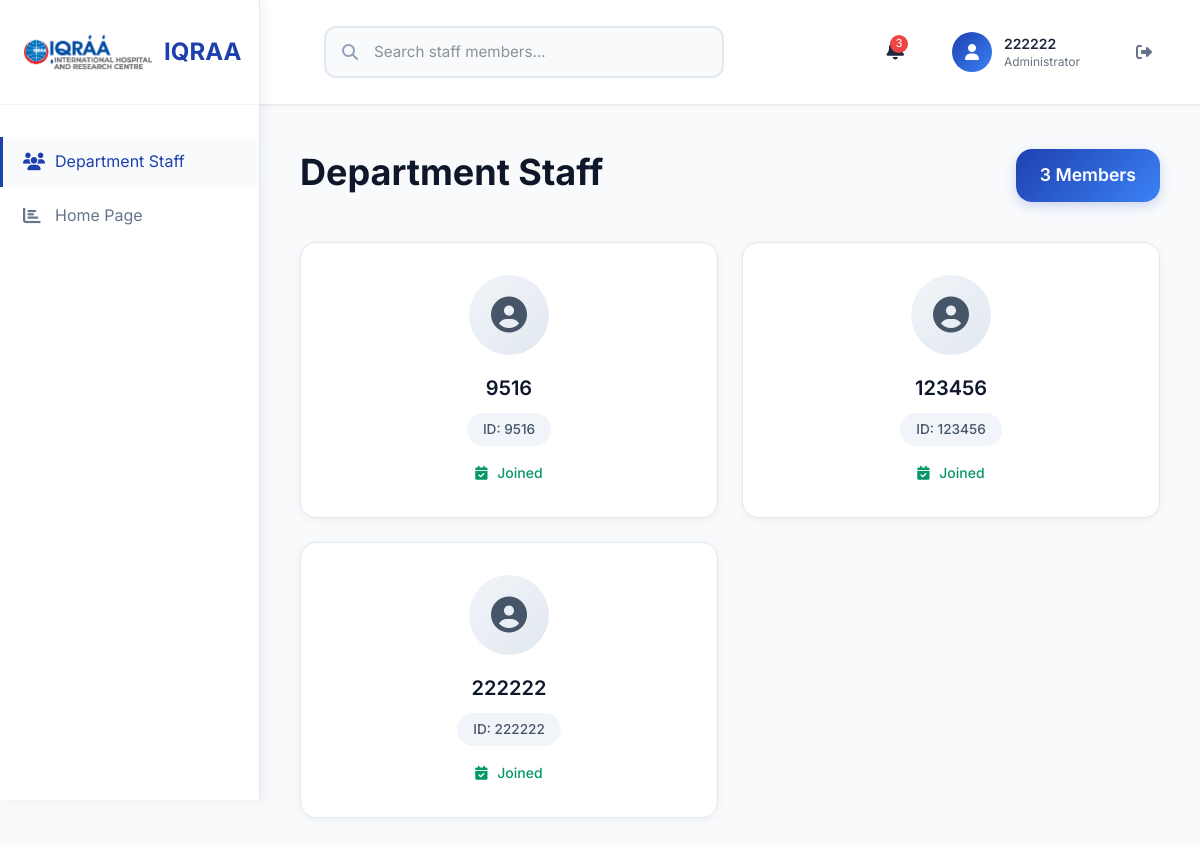
Page /nursing/stafflist-incharge (signed in) on the committed database.
### users/models.py (models this page shows, shortened)
class BaseModel(models.Model):
    created = models.DateTimeField(auto_now_add=True)
    updated = models.DateTimeField(auto_now=True)
    soft_delete = models.BooleanField(default=False)
    class Meta:
        abstract = True

class Employee(AbstractBaseUser, PermissionsMixin, BaseModel):
    username = models.CharField(max_length=100,blank=True,null=True)
    iqraa_id = models.CharField(unique=True, null=False, blank=False)
    password = models.CharField(max_length=128)
    is_incharge = models.BooleanField(default=False,
                                      help_text="Incharge Designation")
    is_staff = models.BooleanField(
        default=False,
        help_text="Designates whether the user can log into this admin site."
    )
    is_superuser = models.BooleanField(
        default=False,
        help_text="Designates that this user has all permissions without explicitly assigning them."
    )
    is_active = models.BooleanField(
        default=True,
        help_text="Designates whether this user should be treated as active."
    )
    department = models.ForeignKey(Department, on_delete=models.SET_NULL, null=True, blank=True,related_name='employees')
    location = models.ForeignKey(Location,on_delete=models.SET_NULL,blank=True,null=True)
    is_superint = models.BooleanField(default=False,help_text="nursing_superient")
    is_staff_nurse = models.BooleanField(default=False,help_text="for normal nursing staff")
    USERNAME_FIELD = 'iqraa_id'
    REQUIRED_FIELDS = []
    objects = EmployeeManager()

### nursing_department/views.py (the view)
# urls.py: path('stafflist-incharge',InchargeStaffViewPanel.as_view(),name='InchargeStaffViewList')
class InchargeStaffViewPanel(LoginRequiredMixin,ListView):
    model = Employee
    template_name = "nursing_admin/stafflistInsideInchargePage.html"
    context_object_name = "staff_list"
    def get_queryset(self):
        user=self.request.user
        staff_list_orm = Employee.objects.filter(location=user.location)
        return staff_list_orm

### nursing_department/templates/nursing_admin/stafflistInsideInchargePage.html (shortened to what this page needs)
{% load static %}
<!DOCTYPE html>
<html lang="en">
  <head>
    <link
      href="https://cdnjs.cloudflare.com/ajax/libs/font-awesome/6.4.0/css/all.min.css"
      rel="stylesheet"
    />
    <link rel="stylesheet" href="{% static 'css/dist/styles.css' %}" />
  </head>
  <body>
    <aside>
      <div class="logo-section">
        <div class="flex items-center">
          <img src="{% static 'images/iqraa-logo.png' %}" alt="Iqraa Logo" />
          <span class="logo-text">IQRAA</span>
        </div>
      </div>
      <nav>
        <a href="#" class="nav-item active">
          <i class="fas fa-users"></i>
          <span>Department Staff</span>
        </a>
        <a
          href="{% url 'nursing_department:InchargeDashboard' %}"
          class="nav-item"
        >
          <i class="fas fa-chart-bar"></i>
          <span>Home Page</span>
        </a>
      </nav>
    </aside>
    <div class="main-wrapper">
      <header class="header">
        <div class="search-box">
          <i class="fas fa-search search-icon"></i>
          <input
            type="text"
            id="staffSearch"
            class="search-input"
            placeholder="Search staff members..."
          />
        </div>
        <div class="header-right">
          <div class="notification">
            <span class="notification-badge">3</span>
          </div>
          <div class="user-profile">
            <div class="user-avatar">
              <i class="fas fa-user"></i>
            </div>
            <div>
              <div class="font-semibold text-sm">
                {{ request.user.full_name|default:request.user.iqraa_id }}
              </div>
              <div class="text-xs text-gray-500">Administrator</div>
            </div>
          </div>
          <a href="{% url 'users:logout' %}" class="logout-link" title="Logout">
            <i class="fas fa-sign-out-alt"></i>
          </a>
        </div>
      </header>
      <main class="content">
        <div class="page-header">
          <h1 class="page-title">Department Staff</h1>
          <div class="staff-count">
            {% if staff_list %}{{ staff_list|length }}{% else %}0{% endif %}
            Members
          </div>
        </div>
        {% if staff_list %}
        <div class="staff-grid">
          {% for staff in staff_list %}
          <div
            class="staff-card"
            data-name="{{ staff.username|default_if_none:''|default:staff.iqraa_id }}"
          >
            <div class="staff-avatar">
              <i class="fas fa-user-circle"></i>
            </div>
            <h3 class="staff-name">
              {{ staff.username|default_if_none:""|default:staff.iqraa_id }}
            </h3>
            <div class="staff-id">ID: {{ staff.iqraa_id }}</div>
            <div class="staff-joined">
              <i class="fas fa-calendar-check"></i>
              Joined {{ staff.date_of_join|date:"M d, Y" }}
            </div>
          </div>
          {% endfor %}
        </div>
        {% endif %}
      </main>
    </div>
  </body>
</html>

### nursing_department/templates/nursing_admin/stafflistInsideInchargePage.html (style rules this page uses)
* { margin: 0; padding: 0; box-sizing: border-box; }
body { font-family: "Inter", -apple-system, BlinkMacSystemFont, sans-serif; background-color: #f8fafc; color: #1e293b; line-height: 1.6; }
aside { width: 260px; background: #ffffff; border-right: 1px solid #e2e8f0; box-shadow: 4px 0 12px rgba(0, 0, 0, 0.05); height: 100vh; position: fixed; left: 0; top: 0; overflow-y: auto; }
.logo-section { padding: 2rem 1.5rem; border-bottom: 1px solid #f1f5f9; margin-bottom: 2rem; }
.logo-section img { height: 40px; width: auto; }
.logo-text { font-size: 1.5rem; font-weight: 700; color: #1e40af; margin-left: 12px; }
.nav-item { display: flex; align-items: center; padding: 12px 20px; color: #64748b; text-decoration: none; border-left: 3px solid transparent; transition: all 0.2s ease; margin: 4px 0; border-radius: 0 12px 12px 0; }
.nav-item:hover, .nav-item.active { background: #f8fafc; color: #1e40af; border-left-color: #1e40af; }
.nav-item i { width: 20px; margin-right: 12px; font-size: 1.1rem; }
.main-wrapper { margin-left: 260px; min-height: 100vh; }
.header { background: #ffffff; padding: 1.5rem 2rem; box-shadow: 0 1px 3px rgba(0, 0, 0, 0.1); display: flex; justify-content: space-between; align-items: center; }
.search-box { flex: 1; max-width: 400px; position: relative; margin: 0 2rem; }
.search-input { width: 100%; padding: 12px 20px 12px 48px; border: 2px solid #e2e8f0; border-radius: 12px; font-size: 0.95rem; transition: all 0.2s ease; background: #f8fafc; }
.search-icon { position: absolute; left: 18px; top: 50%; transform: translateY(-50%); color: #94a3b8; }
.header-right { display: flex; align-items: center; gap: 1.5rem; }
.notification { position: relative; cursor: pointer; padding: 8px; border-radius: 8px; transition: background 0.2s; }
.notification-badge { position: absolute; top: 4px; right: 4px; background: #ef4444; color: white; border-radius: 50%; width: 18px; height: 18px; font-size: 0.7rem; display: flex; align-items: center; justify-content: center; }
.user-profile { display: flex; align-items: center; gap: 12px; padding: 8px 16px; border-radius: 12px; cursor: pointer; transition: background 0.2s; white-space: nowrap; }
.user-avatar { width: 40px; height: 40px; background: linear-gradient(135deg, #1e40af, #3b82f6); border-radius: 50%; display: flex; align-items: center; justify-content: center; color: white; font-weight: 600; }
.logout-link { padding: 8px 16px; color: #64748b; text-decoration: none; border-radius: 8px; transition: all 0.2s; display: flex; align-items: center; }
.content { padding: 2.5rem; max-width: 1400px; margin: 0 auto; }
.page-header { display: flex; justify-content: space-between; align-items: flex-end; margin-bottom: 2.5rem; }
.page-title { font-size: 2.25rem; font-weight: 700; color: #0f172a; margin: 0; }
.staff-count { background: linear-gradient(135deg, #1e40af, #3b82f6); color: white; padding: 12px 24px; border-radius: 16px; font-weight: 600; font-size: 1.1rem; box-shadow: 0 4px 12px rgba(30, 64, 175, 0.2); }
.staff-grid { display: grid; grid-template-columns: repeat(auto-fill, minmax(280px, 1fr)); gap: 1.5rem; }
.staff-card { background: #ffffff; border: 1px solid #e2e8f0; border-radius: 16px; padding: 2rem; text-align: center; transition: all 0.3s ease; box-shadow: 0 2px 8px rgba(0, 0, 0, 0.05); height: 100%; }
.staff-avatar { width: 80px; height: 80px; background: linear-gradient(135deg, #f1f5f9, #e2e8f0); border-radius: 50%; display: flex; align-items: center; justify-content: center; margin: 0 auto 1.25rem; font-size: 2.25rem; color: #475569; }
.staff-name { font-size: 1.25rem; font-weight: 600; color: #0f172a; margin-bottom: 0.5rem; line-height: 1.3; }
.staff-id { background: #f1f5f9; color: #475569; padding: 6px 16px; border-radius: 20px; font-size: 0.85rem; font-weight: 500; display: inline-block; margin-bottom: 1rem; }
.staff-joined { color: #059669; font-size: 0.875rem; font-weight: 500; }
.staff-joined i { margin-right: 6px; }

### rows in the picture
Employee: user.full_name "222222", username "222222", iqraa_id "222222"
Employee: username "9516", iqraa_id "9516"
Employee: username "123456", iqraa_id "123456"

### other values in the picture
{{ staff_list|length }} "3"
